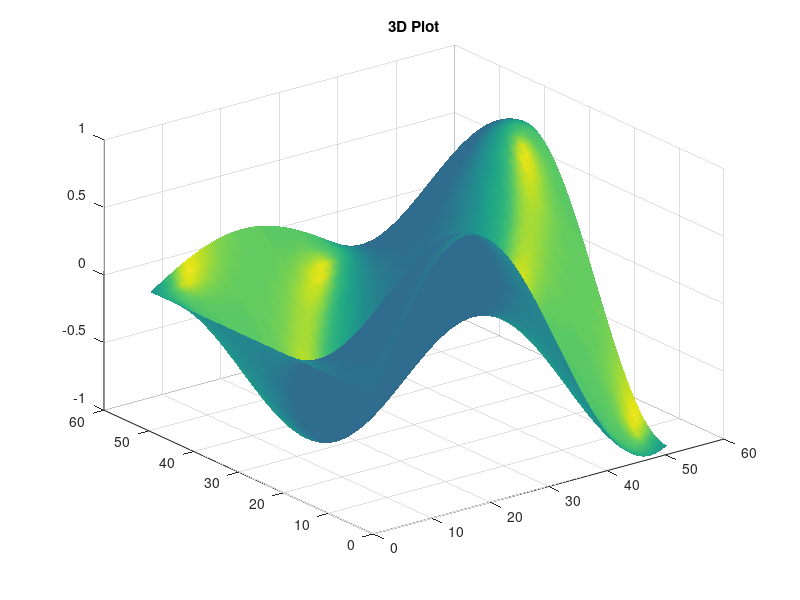

MATLAB code for this plot:
% give the input for x and y
[x,y]= meshgrid(0:0.1:5);

% give the expression for x and y
% for the value of z
z= sin(x).*cos(y);

% use shading flat for varies the
% color in each line segment and
% face by interpolating
surfl(z)
shading interp
title('3D Plot')

